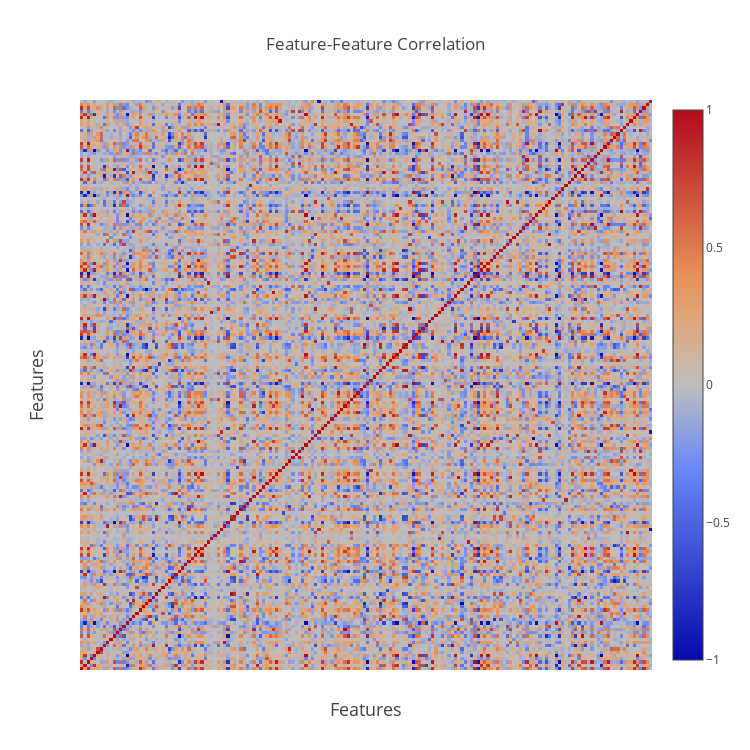

Source (notebook cell):
### Markdown cell above
## Correlations

### Code cell
#Correlations between features
featCol = features
corrFeat = trainStd[featCol].corr()
dataCorrFeat = [go.Heatmap(x = featCol, y = featCol, z = corrFeat.values,
                          zmin = -1, zmax = 1, showscale = True)]
layout = dict(title = 'Feature-Feature Correlation',
             xaxis = dict(title = 'Features', titlefont = dict(size = 18),
                          showticklabels = False, ticks = ""),
              yaxis = dict(title = 'Features', titlefont = dict(size = 18),
                          showticklabels = False, ticks = ""),
              width = 750, height = 750,
              autosize = False
              )
figure = dict(data = dataCorrFeat, layout = layout)
iplot(figure)

### Figure 1 — Plotly figure (JSON) as saved in the notebook; plotly's stock layout.template omitted (floating-point values rounded to 4 significant figures; data arrays with more than 128 entries replaced by an {"elided": "..."} marker saying what was removed)
{"data": [{"showscale": true, "type": "heatmap", "x": {"elided": "176 str values"}, "y": {"elided": "176 str values"}, "z": {"elided": "176x176 float values"}, "zmax": 1, "zmin": -1}], "layout": {"autosize": false, "height": 750, "title": "Feature-Feature Correlation", "width": 750, "xaxis": {"showticklabels": false, "ticks": "", "title": "Features", "titlefont": {"size": 18}}, "yaxis": {"showticklabels": false, "ticks": "", "title": "Features", "titlefont": {"size": 18}}}}
